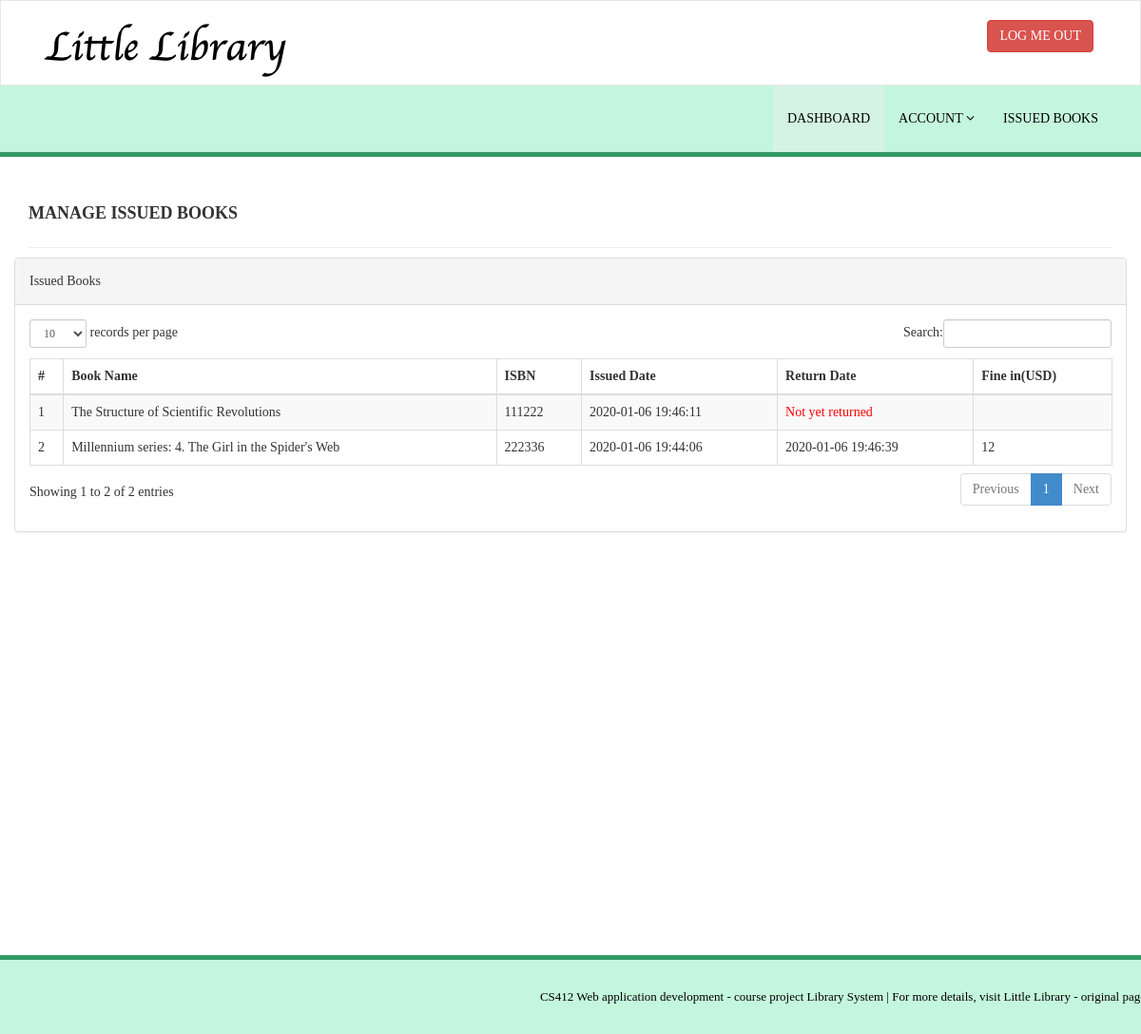
/library/issued-books.php (signed in), run on the app's committed database.
### tables this page shows
CREATE TABLE `tblissuedbookdetails` (
  `id` int(11) NOT NULL,
  `BookId` int(11) DEFAULT NULL,
  `StudentID` varchar(150) DEFAULT NULL,
  `IssuesDate` timestamp NULL DEFAULT CURRENT_TIMESTAMP,
  `ReturnDate` timestamp NULL DEFAULT NULL ON UPDATE CURRENT_TIMESTAMP,
  `RetrunStatus` int(1) DEFAULT NULL,
  `fine` int(11) DEFAULT NULL
);

CREATE TABLE `tblbooks` (
  `id` int(11) NOT NULL,
  `BookName` varchar(255) DEFAULT NULL,
  `CatId` int(11) DEFAULT NULL,
  `AuthorId` int(11) DEFAULT NULL,
  `ISBNNumber` int(11) DEFAULT NULL,
  `BookPrice` int(11) DEFAULT NULL,
  `RegDate` timestamp NULL DEFAULT CURRENT_TIMESTAMP,
  `LastUpdated` timestamp NULL DEFAULT NULL ON UPDATE CURRENT_TIMESTAMP
);

### library/issued-books.php (the view, shortened to what this page needs)
<?php
include('includes/config.php');
if(strlen($_SESSION['login'])==0)
    {
header('location:index.php');
}
else{
    ?>
<!DOCTYPE html>
<html xmlns="http://www.w3.org/1999/xhtml">
<head>
    <link href="assets/css/bootstrap.css" rel="stylesheet" />
    <link href="assets/css/font-awesome.css" rel="stylesheet" />
    <link href="assets/js/dataTables/dataTables.bootstrap.css" rel="stylesheet" />
    <link href="assets/css/style.css" rel="stylesheet" />
    <link href="assets/css/cstyle.css" rel="stylesheet" />
</head>
<body>
<?php include('includes/header.php');?>
    <div class="content-wrapper">
         <div class="container">
        <div class="row pad-botm">
            <div class="col-md-12">
                <h4 class="header-line">Manage Issued Books</h4>
    </div>
            <div class="row">
                <div class="col-md-12">
                    <div class="panel panel-default">
                        <div class="panel-heading">
                          Issued Books
                        </div>
                        <div class="panel-body">
                            <div class="table-responsive">
                                <table class="table table-striped table-bordered table-hover" id="dataTables-example">
                                    <thead>
                                        <tr>
                                            <th>#</th>
                                            <th>Book Name</th>
                                            <th>ISBN </th>
                                            <th>Issued Date</th>
                                            <th>Return Date</th>
                                            <th>Fine in(USD)</th>
                                        </tr>
                                    </thead>
                                    <tbody>
<?php
$sid=$_SESSION['stdid'];
$sql="SELECT tblbooks.BookName,tblbooks.ISBNNumber,tblissuedbookdetails.IssuesDate,tblissuedbookdetails.ReturnDate,tblissuedbookdetails.id as rid,tblissuedbookdetails.fine from  tblissuedbookdetails join tblstudents on tblstudents.StudentId=tblissuedbookdetails.StudentId join tblbooks on tblbooks.id=tblissuedbookdetails.BookId where tblstudents.StudentId=:sid order by tblissuedbookdetails.id desc";
$query = $dbh -> prepare($sql);
$query-> bindParam(':sid', $sid, PDO::PARAM_STR);
$query->execute();
$results=$query->fetchAll(PDO::FETCH_OBJ);
$cnt=1;
if($query->rowCount() > 0)
{
foreach($results as $result)
{               ?>
                                        <tr class="odd gradeX">
                                            <td class="center"><?php echo htmlentities($cnt);?></td>
                                            <td class="center"><?php echo htmlentities($result->BookName);?></td>
                                            <td class="center"><?php echo htmlentities($result->ISBNNumber);?></td>
                                            <td class="center"><?php echo htmlentities($result->IssuesDate);?></td>
                                            <td class="center"><?php if($result->ReturnDate=="")
                                            {?>
                                            <span style="color:red">
                                             <?php   echo htmlentities("Not yet returned"); ?>
                                                </span>
                                            <?php } else {
                                            echo htmlentities($result->ReturnDate);
                                        }
                                            ?></td>
                                              <td class="center"><?php echo htmlentities($result->fine);?></td>
                                        </tr>
 <?php $cnt=$cnt+1;}} ?>
                                    </tbody>
                                </table>
                            </div>
                        </div>
                    </div>
                </div>
            </div>
    </div>
    </div>
    </div>
  <?php include('includes/footer.php');?>
</body>
</html>
<?php } ?>

### library/assets/css/style.css (style rules this page uses)
.content-wrapper { margin-top: 40px; min-height:800px; padding-bottom:90px; }
.header-line { font-weight:900; padding-bottom:25px; border-bottom:1px solid #339966; text-transform:uppercase; }
.pad-botm { padding-bottom:30px; }

### library/assets/css/cstyle.css (style rules this page uses)
body { font-family: 'Times New Roman', sans-serif; line-height:28px; }
.content-wrapper { margin-top: 40px; min-height:800px; padding-bottom:90px; }
.header-line { font-weight:900; padding-bottom:25px; border-bottom:1px solid #eeeeee; text-transform:uppercase; }
.pad-botm { padding-bottom:30px; }

### data on the page
tblissuedbookdetails: BookId.BookName "The Structure of Scientific Revolutions", BookId.ISBNNumber "111222", IssuesDate "2020-01-06 19:46:11"
tblissuedbookdetails: BookId.BookName "Millennium series: 4. The Girl in the Spider's Web", BookId.ISBNNumber "222336", IssuesDate "2020-01-06 19:44:06", ReturnDate "2020-01-06 19:46:39", fine "12"
